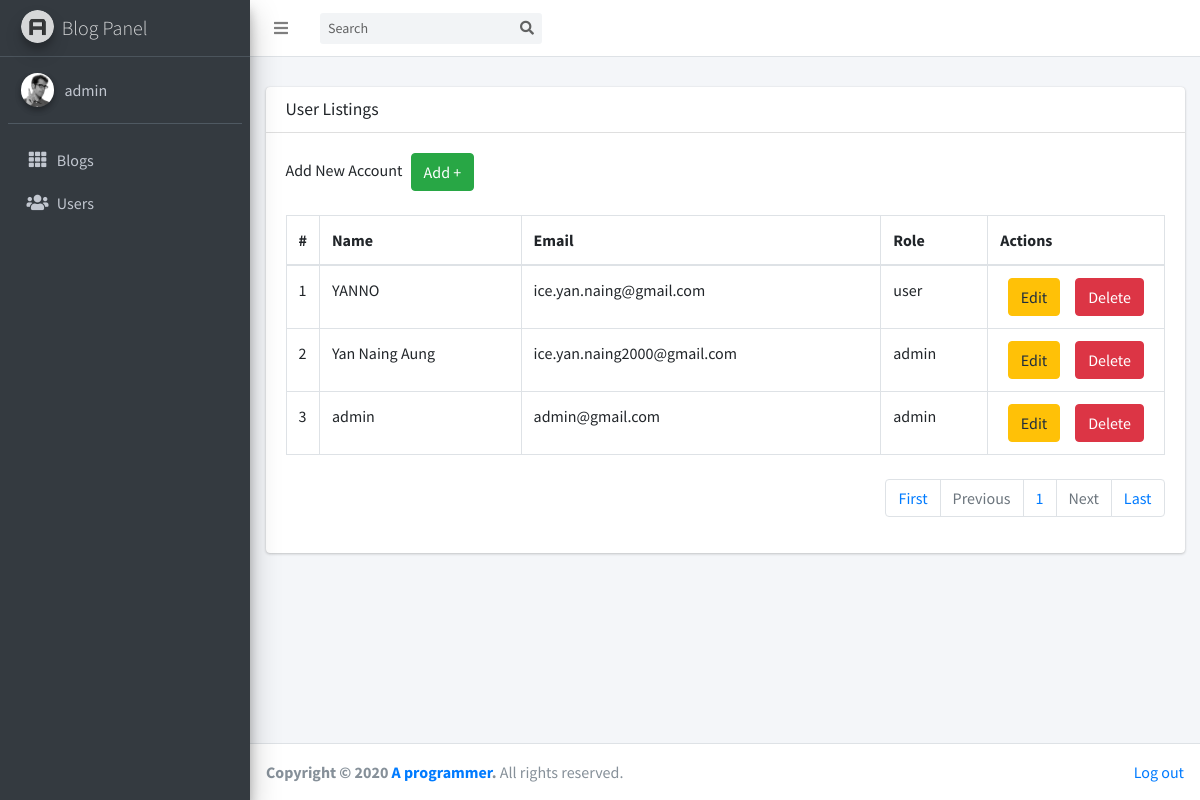
The page /admin/users.php (signed in) on the database its author committed.
### tables this page shows
CREATE TABLE `users` (
  `id` int(11) NOT NULL,
  `name` varchar(100) NOT NULL,
  `email` varchar(100) NOT NULL,
  `password` varchar(200) NOT NULL,
  `role` tinyint(1) NOT NULL,
  `created_at` timestamp NOT NULL DEFAULT current_timestamp()
);

### admin/users.php (the view, shortened to what this page needs)
<?php
  require '../config/config.php';
?>
    <div class="content">
      <div class="container-fluid">
        <div class="row">
          <div class="col-md-12">
            <div class="card">
              <div class="card-header">
                <h3 class="card-title">User Listings</h3>
              </div>
              <div class="card-body">
                <div>
                  <h6 style="display: inline;margin-right:5px">Add New Account</h6>
                  <a href="user_add.php" type="button" class="btn btn-success">Add +</a>
                </div>
                <br>
                <?php
                  if(!empty($_GET['pageno'])){
                    $pageno = $_GET['pageno'];
                  }else{
                    $pageno = 1;
                  }
                  $numOfRecs = 4;
                  $offset = ($pageno - 1) * $numOfRecs;
                  if(empty($_POST['search'])){
                    $pdostatement = $pdo->prepare("SELECT * FROM users ORDER BY id DESC");
                    $pdostatement->execute();
                    $result = $pdostatement->fetchAll();
                    $total_pages = ceil(count($result)/$numOfRecs);
                       $pdostatement = $pdo->prepare("SELECT * FROM users ORDER BY id DESC LIMIT $offset,$numOfRecs");
                       $pdostatement->execute();
                       $users = $pdostatement->fetchAll();
                  }
                ?>
                <table class="table table-bordered">
                  <thead>
                    <tr>
                      <th style="width: 10px">#</th>
                      <th>Name</th>
                      <th>Email</th>
                      <th>Role</th>
                      <th style="width: 40px">Actions</th>
                    </tr>
                  </thead>
                  <tbody>
                    <?php
                      if($users){
                        $i=1;
                        foreach ($users as $user) {
                    ?>
                        <tr>
                          <td><?= $i ?></td>
                          <td><?= $user['name'] ?></td>
                          <td><?= $user['email'] ?></td>
                          <td><? if($user['role']==1){echo "admin";}else{echo "user";} ?></td>
                          <td>
                            <div class="btn-group">
                              <div class="container">
                                <a href="user_edit.php?id=<?= $user['id'] ?>" type="button" class="btn btn-warning" >Edit</a>
                              </div>
                              <div class="container">
                                <a href="user_delete.php?id=<?= $user['id'] ?>"
                                  onclick="return confirm('Are you sure you want to delete this account?')"
                                  type="button" class="btn btn-danger" >Delete</a>
                              </div>
                            </div>
                          </td>
                        </tr>
                    <?
                          $i++;
                        }
                      }
                    ?>
                  </tbody>
                </table>
                <br>
                <nav aria-label="Page navigation example" style="float: right;">
                  <ul class="pagination">
                    <li class="page-item"><a class="page-link" href="?pageno=1">First</a></li>
                    <li class="page-item <?php if($pageno<=1){echo 'disabled';} ?>">
                      <a class="page-link" href="<?php if($pageno<=1){echo '#';}else{echo '?pageno='.($pageno-1);}?>">Previous</a>
                    </li>
                    <li class="page-item"><a class="page-link" href="#"><?php echo $pageno; ?></a></li>
                    <li class="page-item <?php if($pageno >= $total_pages){echo 'disabled';} ?>">
                      <a class="page-link " href="<?php if($pageno >= $total_pages){echo '#';}else{echo '?pageno='.($pageno+1);}?>">Next</a>
                    </li>
                    <li class="page-item"><a class="page-link" href="?pageno=<?php echo $total_pages?>">Last</a></li>
                  </ul>
                </nav>
              </div>
            </div>
          </div>
        </div>
      </div>
    </div>

### rows shown on the page
users: name "YANNO", email "ice.yan.naing@gmail.com", role "user"
users: name "Yan Naing Aung", email "ice.yan.naing2000@gmail.com", role "admin"
users: name "admin", email "admin@gmail.com", role "admin"

### other values the page prints
$pageno "1"
